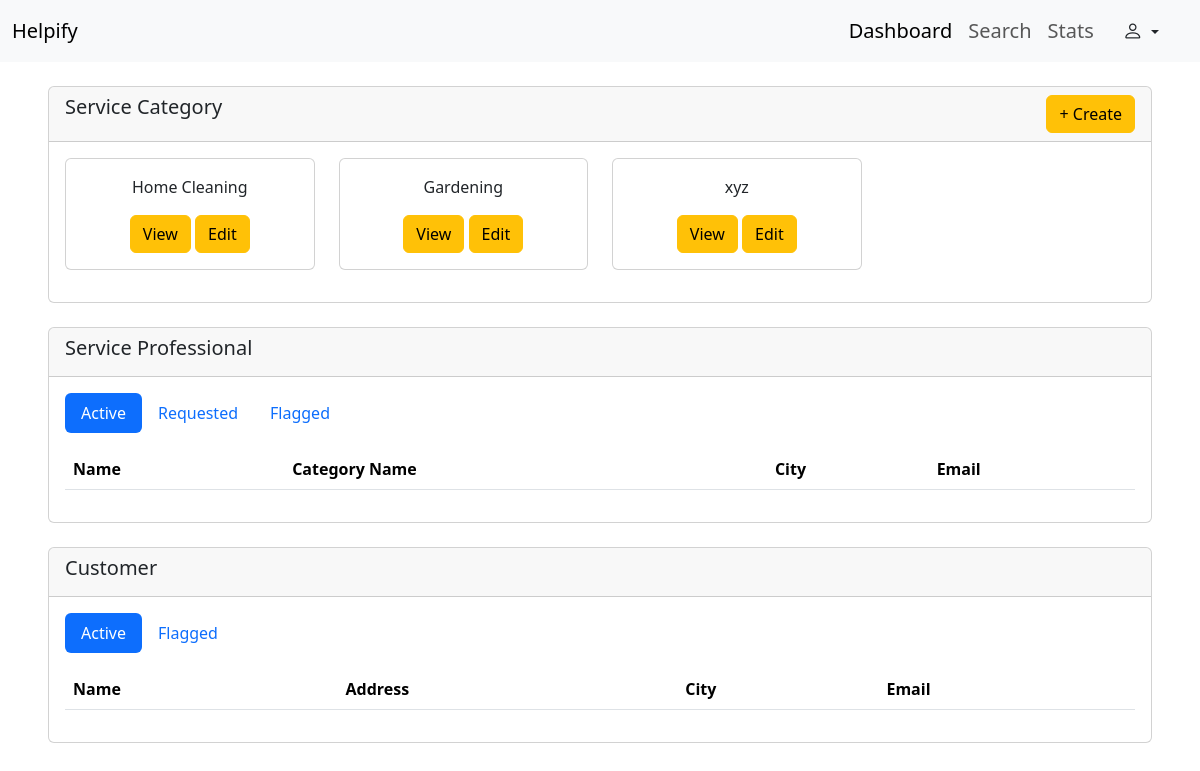
/admin/dashboard (signed in), run on an earlier commit of the app's database.
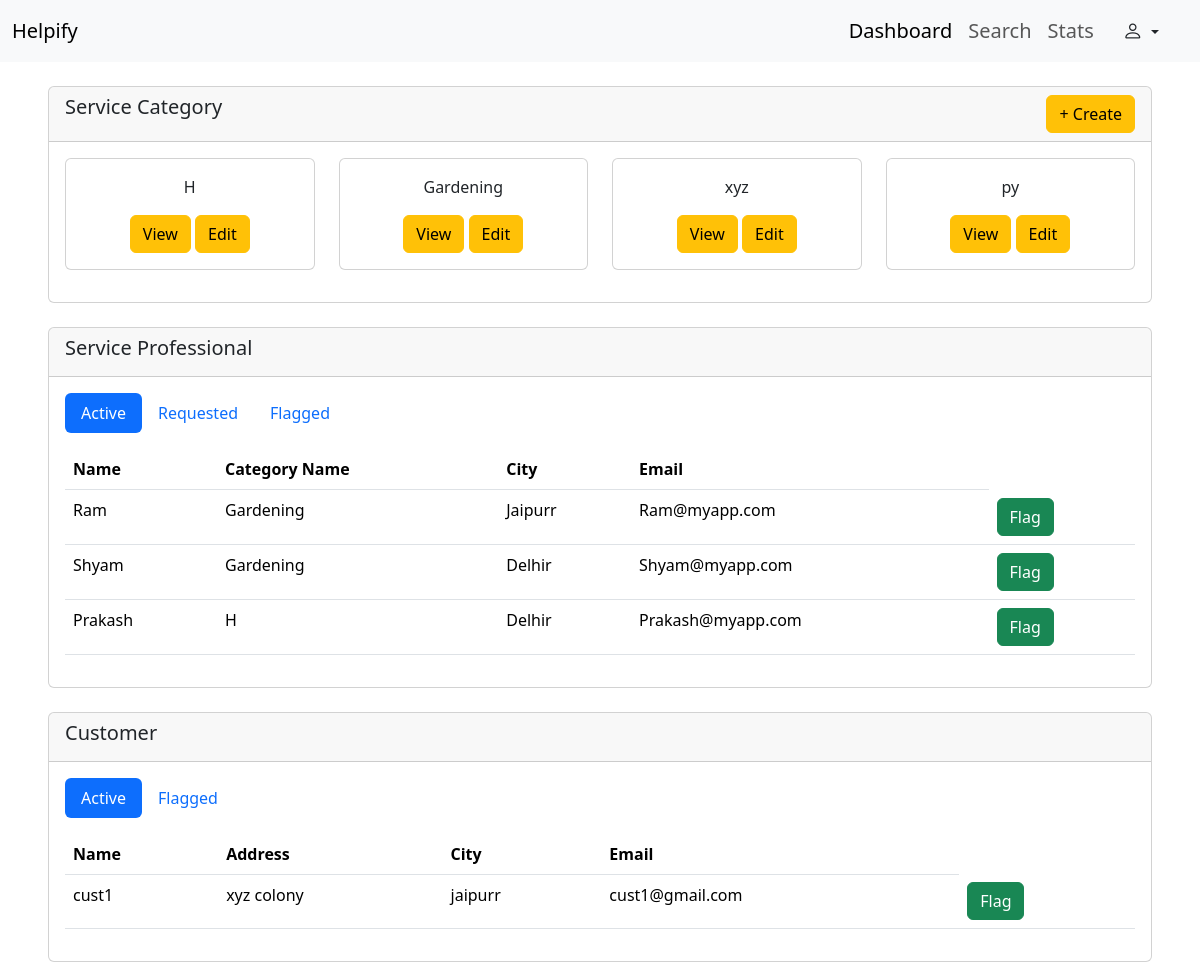
And on a later commit of the database.
### backend/models.py (models this page shows, shortened)
class ServiceCategory(db.Model):
    __tablename__="category"
    id  = db.Column(db.Integer , primary_key=True , autoincrement=True)
    name = db.Column(db.String , nullable=False,unique=True)
    professionals = db.relationship("ServiceProfessional" ,  backref="category")

class ServiceProfessional(db.Model , UserMixin):
    __tablename__ = "professional"
    id  = db.Column(db.Integer , primary_key=True , autoincrement=True)
    name = db.Column(db.String , nullable=False)
    email = db.Column(db.String, unique = True , nullable =False)
    password=db.Column(db.String, nullable=False)
    city = db.Column(db.String , nullable = False)
    phone = db.Column(db.String, nullable=False)
    status = db.Column(db.String , nullable =False)
    cat_id = db.Column(db.Integer, db.ForeignKey("category.id"), nullable = False)
    packages = db.relationship("ServicePackage" ,  backref="professional")
    recieved_bookings = db.relationship("Booking" ,  backref="professional")

class User(db.Model , UserMixin):
    __tablename__ = "user"
    id  = db.Column(db.Integer , primary_key=True , autoincrement=True)
    name = db.Column(db.String , nullable=False)
    email = db.Column(db.String, unique = True , nullable =False)
    password=db.Column(db.String, nullable=False)
    city = db.Column(db.String , nullable = False)
    address = db.Column(db.String,nullable=False)
    status = db.Column(db.String , nullable =False)
    phone = db.Column(db.String, nullable=False)
    created_bookings = db.relationship("Booking" ,  backref="user")

### backend/routes.py (the view)
@app.route("/admin/dashboard" , methods=["GET" , "POST"])
@login_required
def admin_dashboard():
    cats = db.session.query(ServiceCategory).all()
    active_prof = db.session.query(ServiceProfessional).filter_by(status="Active").all()
    requested_prof = db.session.query(ServiceProfessional).filter_by(status="Requested").all()
    flagged_prof = db.session.query(ServiceProfessional).filter_by(status="Flagged").all()
    active_cust = db.session.query(User).filter_by(status="Active").all()
    flagged_cust = db.session.query(User).filter_by(status="Flagged").all()
    return render_template("/admin/dashboard.html" , current_admin = current_user , all_cats = cats,
                           active_prof = active_prof, requested_prof=requested_prof, flagged_prof=flagged_prof,
                            active_cust=active_cust, flagged_cust=flagged_cust )

### app.py (called while the page is built)
def create_app():
    app = Flask(__name__)
    app.config["SQLALCHEMY_DATABASE_URI"]  =  "sqlite:///Household_db.sqlite3"
    db.init_app(app)
    app.config["SECRET_KEY"] = "Thisismysecret"
    login_manager = LoginManager(app)
    @login_manager.user_loader
    def load_user(email):
        return db.session.query(User).filter_by(email = email).first() or \
        db.session.query(Admin).filter_by(email=email ).first() or \
        db.session.query(ServiceProfessional).filter_by(email=email ).first()
    app.app_context().push()
    db.create_all()
    return app

### templates/admin/dashboard.html (shortened to what this page needs)
<!DOCTYPE html>
<html lang="en">
<head>
    <link href="https://cdn.jsdelivr.net/npm/bootstrap@5.3.7/dist/css/bootstrap.min.css" rel="stylesheet"
>
    <link rel="stylesheet" href="https://cdn.jsdelivr.net/npm/bootstrap-icons@1.13.1/font/bootstrap-icons.min.css">
</head>
<body>
    <nav class="navbar navbar-expand-lg bg-body-tertiary">
        <div class="container-fluid">
            <a class="navbar-brand fs-5" href="#">Helpify</a>
            <div class="collapse navbar-collapse" id="navbarNav">
                <ul class="navbar-nav ms-auto fs-5">
                    <li class="nav-item">
                        <a class="nav-link active" aria-current="page" href="#">Dashboard</a>
                    </li>
                    <li class="nav-item">
                        <a class="nav-link" href="#">Search</a>
                    </li>
                    <li class="nav-item">
                        <a class="nav-link" href="#">Stats</a>
                    </li>
                </ul>
                <div class="dropdown me-3 ms-2">
                    <button class="btn btn- dropdown-toggle" type="button" data-bs-toggle="dropdown"
                        aria-expanded="false">
                        <i class="bi bi-person fs-5 "></i>
                    </button>
                </div>
            </div>
        </div>
    </nav>
    <div class="card mt-4 ms-5 me-5">
        <div class="card-header">
            <div class="d-flex d-inline">
                <h5>Service Category</h5>
                <button type="button" class="btn btn-warning ms-auto" data-bs-toggle="modal"
                    data-bs-target="#category-create-form">
                    + Create
                </button>
            </div>
        </div>
        <div class="card-body">
            <div class="row">
                {% for cat in all_cats %}
                <div class="col-3 mb-3">
                    <div class="card text-center">
                        <div class="card-body">
                            <p>{{cat.name}}</p>
                            <button class="btn btn-warning" data-bs-toggle="modal"
                                data-bs-target="#view-category-{{cat.id}}">View</button>
                            <button class="btn btn-warning" data-bs-toggle="modal"
                                data-bs-target="#edit-category-{{cat.id}}">Edit</button>
                        </div>
                    </div>
                </div>
                {% endfor %}
            </div>
        </div>
    </div>
    <div class="card mt-4 ms-5 me-5">
        <div class="card-header">
            <h5>Service Professional</h5>
        </div>
        <div class="card-body">
            <ul class="nav nav-pills mb-3" id="pills-tab" role="tablist">
                <li class="nav-item" role="presentation">
                    <button class="nav-link active" id="active-prof-tab" data-bs-toggle="pill"
                        data-bs-target="#active-prof" type="button" role="tab" aria-controls="active-prof"
                        aria-selected="true">Active</button>
                </li>
                <li class="nav-item" role="presentation">
                    <button class="nav-link" id="requested-prof-tab" data-bs-toggle="pill"
                        data-bs-target="#requested-prof" type="button" role="tab" aria-controls="requested-prof"
                        aria-selected="false">Requested</button>
                </li>
                <li class="nav-item" role="presentation">
                    <button class="nav-link" id="flagged-prof-tab" data-bs-toggle="pill" data-bs-target="#flagged-prof"
                        type="button" role="tab" aria-controls="flagged-prof" aria-selected="false">Flagged</button>
                </li>
            </ul>
            <div class="tab-content" id="pills-tabContent">
                <div class="tab-pane fade show active" id="active-prof" role="tabpanel"
                    aria-labelledby="active-prof-tab" tabindex="0">
                    <table class="table">
                        <thead>
                            <tr>
                                <th scope="col">Name</th>
                                <th scope="col">Category Name</th>
                                <th scope="col">City</th>
                                <th scope="col">Email</th>
                            </tr>
                        </thead>
                        <tbody>
                            {% for ap in active_prof %}
                            <tr>
                                <td>{{ap.name}}</td>
                                <td>{{ap.category.name}}</td>
                                <td>{{ap.city}}r</td>
                                <td>{{ap.email}}</td>
                                <td>
                                    <button class="btn btn-success" data-bs-toggle="modal"
                                        data-bs-target="#flag-prof-{{ap.id}}">
                                        Flag
                                    </button>
                                </td>
                            </tr>
                            {% endfor %}
                        </tbody>
                    </table>
                </div>
            </div>
        </div>
    </div>
    <div class="card mt-4 ms-5 me-5">
        <div class="card-header">
            <h5>Customer</h5>
        </div>
        <div class="card-body">
            <ul class="nav nav-pills mb-3" id="pills-tab" role="tablist">
                <li class="nav-item" role="presentation">
                    <button class="nav-link active" id="active-cust-tab" data-bs-toggle="pill"
                        data-bs-target="#active-cust" type="button" role="tab" aria-controls="active-cust"
                        aria-selected="true">Active</button>
                </li>
                <li class="nav-item" role="presentation">
                    <button class="nav-link" id="flagged-cust-tab" data-bs-toggle="pill" data-bs-target="#flagged-cust"
                        type="button" role="tab" aria-controls="flagged-cust" aria-selected="false">Flagged</button>
                </li>
            </ul>
            <div class="tab-content" id="pills-tabContent">
                <div class="tab-pane fade show active" id="active-cust" role="tabpanel"
                    aria-labelledby="active-cust-tab" tabindex="0">
                    <table class="table">
                        <thead>
                            <tr>
                                <th scope="col">Name</th>
                                <th scope="col">Address</th>
                                <th scope="col">City</th>
                                <th scope="col">Email</th>
                            </tr>
                        </thead>
                        <tbody>
                            {% for ac in active_cust %}
                            <tr>
                                <td>{{ac.name}}</td>
                                <td>{{ac.address}}</td>
                                <td>{{ac.city}}r</td>
                                <td>{{ac.email}}</td>
                                <td>
                                    <button class="btn btn-success" data-bs-toggle="modal"
                                        data-bs-target="#flag-cust-{{ac.id}}">
                                        Flag
                                    </button>
                                </td>
                            </tr>
                            {% endfor %}
                        </tbody>
                    </table>
                </div>
            </div>
        </div>
    </div>
</body>
</html>

What changed in the data, as far as the page shows it:
changed ServiceCategory (number 1 of 4 on the later page): name "Home Cleaning" → "H"
added ServiceCategory: name "py"
now on this page (row edited): ServiceProfessional: name "Ram", category.name "Gardening", city "Jaipur", email "Ram@myapp.com"
now on this page (row edited): ServiceProfessional: name "Shyam", category.name "Gardening", city "Delhi", email "Shyam@myapp.com"
now on this page (row edited): ServiceProfessional: name "Prakash", category.name "H", city "Delhi", email "Prakash@myapp.com"
added User: name "cust1", address "xyz colony", city "jaipur", email "cust1@gmail.com"
